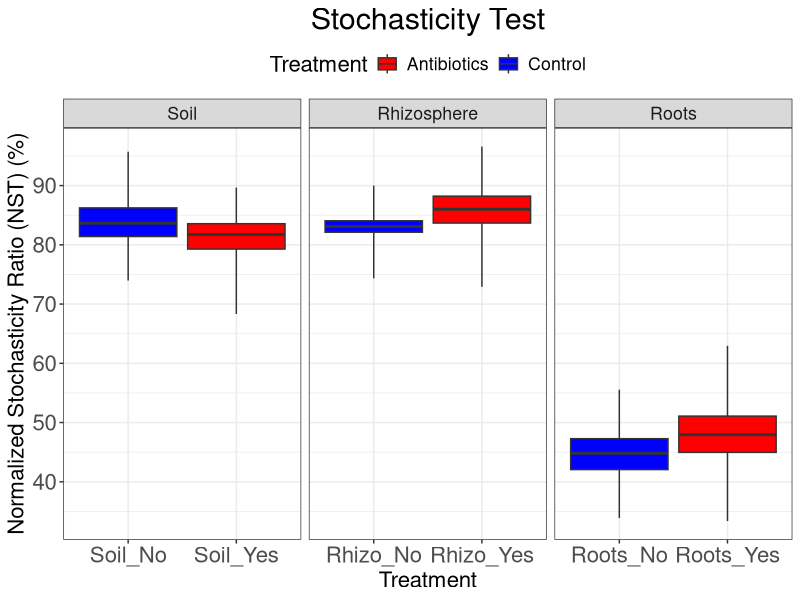

Recreate this plot in R. (Note: this script raises an error after producing the figure.)
## ---- chunk 1
#Compartment
rm(list=ls())
library(ggplot2)
temporalraw <- read.csv("Yike.bray.NST.boot.summary_compartment.csv",header = TRUE,row.names = 1)
temporalraw <- temporalraw[,4:8]*100
wrapgroup <- c(rep("Shoots",2),rep("Roots",2),rep("Soil",2),rep("Rhizosphere",2))
Treatment <- c("Control","Antibiotics","Control","Antibiotics","Control","Antibiotics","Control","Antibiotics")
temporalraw <- cbind(temporalraw,rownames(temporalraw),wrapgroup,Treatment)
#Remove shoots for low NST
temporalraw <- temporalraw[-c(1:2),]
ROWNAMESNEW <- cbind("Roots_No","Roots_Yes","Soil_No","Soil_Yes","Rhizo_No","Rhizo_Yes")
rownames(temporalraw) <- ROWNAMESNEW

temporalraw$wrapgroup <- factor(x = temporalraw$wrapgroup,levels = c("Soil","Rhizosphere","Roots"))

pd <- position_dodge(0.1)
ggplot(temporalraw, aes(x=rownames(temporalraw), ymin=Min, ymax=Max, lower=Quantile25, middle=Median, upper=Quantile75,fill=Treatment))+
  geom_boxplot(stat='identity')+xlab("Treatment") +
  ylab("Normalized Stochasticity Ratio (NST) (%)") +
  ggtitle("Stochasticity Test") +
  scale_y_continuous(breaks=0:10*10)+                       # Expand y range
  theme_bw() +scale_fill_manual(breaks = c("Antibiotics", "Control"),values=c("red", "blue"))+
  theme(legend.position="top",axis.text=element_text(size=16),axis.title=element_text(size=16),
        plot.title = element_text(size=22, hjust=0.5),text = element_text(size = 16),
        axis.text.x = element_text(angle = 0))+facet_wrap(~wrapgroup,1,scale="free_x")
## ---- chunk 2
rm(list=ls())
library(scales)
library(ggplot2)
setwd("/Users/yikeshen/Desktop/Salmonella_Paper/NST")
temporalraw <- read.csv("Yike.bray.NST.boot.summary_allgroups.csv",header = TRUE,row.names = 1)
temporalraw <- temporalraw[,4:8]*100
wrapgroup <- c(rep("Shoots",8),rep("Roots",8),rep("Soil",8),rep("Rhizosphere",8))
Treatment <- c(rep("Control",4),rep("Antibiotics",4),rep("Control",4),rep("Antibiotics",4),rep("Control",4),
               rep("Antibiotics",4),rep("Control",4),rep("Antibiotics",4))
temporalraw <- cbind(temporalraw,rownames(temporalraw),wrapgroup,Treatment)
temporalraw <- temporalraw[-c(1:8),]
pd <- position_dodge(0.1)
temporalraw$wrapgroup <- factor(x = temporalraw$wrapgroup,levels = c("Soil","Rhizosphere","Roots"))
ggplot(temporalraw, aes(x=rownames(temporalraw), ymin=Min, ymax=Max, lower=Quantile25, middle=Median, upper=Quantile75, fill=Treatment))+
  geom_boxplot(color="black",stat='identity')+xlab("Harvest Day") +
  ylab("Normalized Stochasticity Ratio (NST) (%)") +
  scale_fill_manual(breaks = c("Antibiotics", "Control"),values=c("red", "blue"))+
  ggtitle("Stochasticity Test") +
  scale_y_continuous(breaks=0:10*10)+                       # Expand y range
  theme_bw() +
  theme(legend.position="top",axis.text=element_text(size=16),axis.title=element_text(size=16),
        plot.title = element_text(size=22, hjust=0.5),text = element_text(size = 16),
        axis.text.x = element_text(angle = 90))+facet_wrap(~wrapgroup,1,scales = "free_x")

